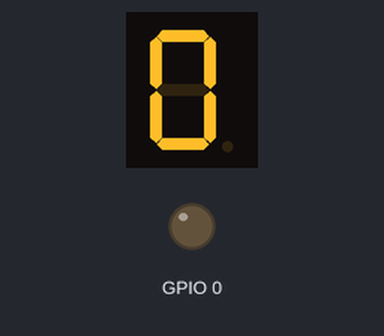
Bench run of a sketch on a simulated ESP32. Parts: 1-digit seven-segment display, output pins drawn as LEDs (lit = HIGH). Wiring (inferred from the names in the program): 1-digit 7-segment display, segments lit when HIGH: segments GPIO 12, GPIO 14, GPIO 27, GPIO 25, GPIO 33, GPIO 13, GPIO 26. The segment pins are drawn as the display they are named for; pins used as bus, display or sensor lines are not drawn.

Above: at 0.1 s.
At 10.1 s:
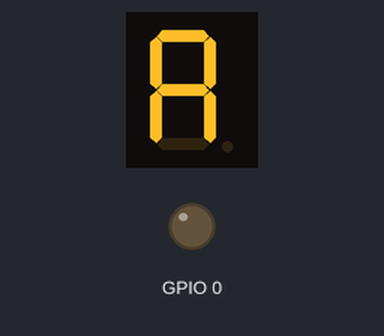
At 12.1 s:
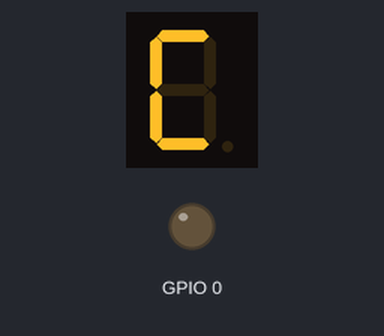
At 13.1 s:
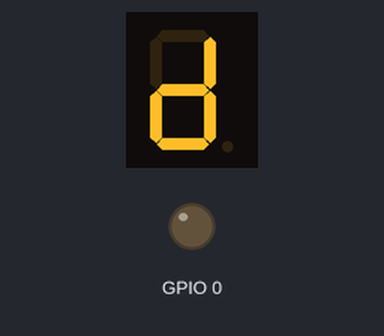
At 14.1 s:
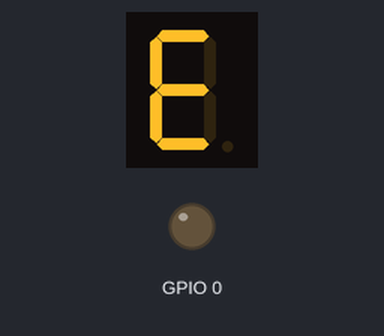
At 15.1 s:
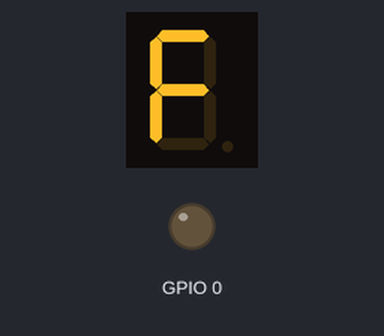

Measured:
- by itself, everything shown: repeats every 16.0 s, in 16 steps
- what the display in image 1 shows lasts 1.0 s, from 10.0 s to 11.0 s

The sketch:

7Segment-1Digit.ino
```cpp
int a =  12;// define the digital interface to connect a seven segment LED 11
int b =  14;// define the connection b Digital Interface 6-segment LED 10
int c =  27;// define paragraph (c) Digital Interface 5 digital connection 8
int d =  25;// define the digital interface 11 is connected to d-segment digital tube 6
int e =  33;// define the digital interface 10 is connected to e-segment digital tube 5
int f =  13;// define the digital interface 8 digital tube connection f 12
int g =  26;// define the digital interface 9 g of the digital control connection 7
int dp = 13;// define the digital interface 4 digital tube connecting dp
int arr[7] = {a,b,c,d,e,f,g};

void digital_0 (void) // display the number 0
{
unsigned char j;

for (j = 0; j < 8; j++)
    digitalWrite (arr[j], 1);
digitalWrite (g, 0);
}

void digital_1 (void) // display the number 1
{ unsigned char j;
  for (j = 0; j < 8; j++) // off remaining segments
    digitalWrite (arr[j], 0);
  digitalWrite (c, 1) ;// to the digital interface 5-pin 0, lit paragraph (c)
  digitalWrite (b, 1) ;// lit paragraph b

//  digitalWrite (dp, 1) ;
}

void digital_2 (void) // display number 2
{ unsigned char j;
  for (j = 0; j < 8; j++)
    digitalWrite (arr[j], 1);
  digitalWrite (c, 0);
  digitalWrite (f, 0);

}

void digital_3 (void) // display the number 3
{ unsigned char j;
  for (j = 0; j < 8; j++)
    digitalWrite (arr[j], 1);
  digitalWrite (f, 0);
  digitalWrite (e, 0);
}

void digital_4 (void) // show 4
{ digitalWrite (c, 1);
  digitalWrite (b, 1);
  digitalWrite (f, 1);
  digitalWrite (g, 1);
  digitalWrite (a, 0);
  digitalWrite (e, 0);
  digitalWrite (d, 0);
}

void digital_5 (void) // display the number 5
{
unsigned char j;
for (j = 0; j < 8; j++)
    digitalWrite (arr[j], 1);
digitalWrite (c, 1);
digitalWrite (d, 1);
digitalWrite (b,0);
digitalWrite (e,0);
}

void digital_6(void) // display the number 6
{
unsigned char j;
for (j = 0; j < 8; j++)
    digitalWrite (arr[j], 1);
digitalWrite (c, 1);
digitalWrite (b, 0);
}

void digital_7(void) // display the number 7
{
unsigned char j;
for (j = 0; j < 8; j++)
    digitalWrite (arr[j], 1);
for (j = 3; j < 7; j++)
  digitalWrite (arr[j], 0);
}

void digital_8 (void) // display the number 8
{
unsigned char j;
for (j = 0; j < 8; j++)
    digitalWrite (arr[j], 1);
}

void digital_9 (void) // display the number 9
{ unsigned char j;
  for (j = 0; j < 8; j++)
    digitalWrite (arr[j], 1);
  digitalWrite (e, 0);
}

void digital_a (void){
  unsigned char j;
  for (j = 0; j < 7; j++)
    digitalWrite (arr[j], 1);
  digitalWrite (d, 0);
}
void digital_b (void){
  unsigned char j;
  for (j = 0; j < 7; j++)
    digitalWrite (arr[j], 1);
  digitalWrite (a, 0);
  digitalWrite (b, 0);
}
void digital_c (void){
  unsigned char j;
  for (j = 0; j < 7; j++)
    digitalWrite (arr[j], 1);
  digitalWrite (g, 0);
  digitalWrite (b, 0);
  digitalWrite (c, 0);
}
void digital_d (void){
  unsigned char j;
  for (j = 0; j < 7; j++)
    digitalWrite (arr[j], 1);
  digitalWrite (a, 0);
  digitalWrite (f, 0);
}
void digital_e (void){
  unsigned char j;
  for (j = 0; j < 7; j++)
    digitalWrite (arr[j], 1);
  digitalWrite (b, 0);
  digitalWrite (c, 0);
}
void digital_f (void){
  unsigned char j;
  for (j = 0; j < 7; j++)
    digitalWrite (arr[j], 1);
  digitalWrite (b, 0);
  digitalWrite (c, 0);
  digitalWrite (d, 0);
}

void setup()
{ int i;// define variables
  for(i = 0; i < 8; i++)
    pinMode(arr[i],OUTPUT);// set 4 to 11 pin to output mode
}

void loop()
{

  digital_0() ; // display the number 0
  delay (1000); // delay 2s
  digital_1() ; // display the number 1
  delay (1000); // delay 2s
  digital_2() ; // display the number 2
  delay (1000); // delay 1s
  digital_3() ; // display the number 3
  delay (1000); // delay 1s
  digital_4() ; // display the number 4
  delay (1000); // delay 1s
  digital_5() ; // display the number 5
  delay (1000); // delay 1s
  digital_6() ; // display the number 6
  delay (1000); // delay 1s
  digital_7() ; // display the number 7
  delay (1000); // delay 1s
  digital_8() ; // display the number 8
  delay (1000); // delay 1s
   digital_9() ; // display the number 9
  delay (1000); // delay 1s
  digital_a() ; // display the number 9
  delay (1000); // delay 1s
  digital_b() ; // display the number 9
  delay (1000); // delay 1s
  digital_c() ; // display the number 9
  delay (1000); // delay 1s
  digital_d() ; // display the number 9
  delay (1000); // delay 1s
  digital_e() ; // display the number 9
  delay (1000); // delay 1s
  digital_f() ; // display the number 9
  delay (1000); // delay 1s

}
```
